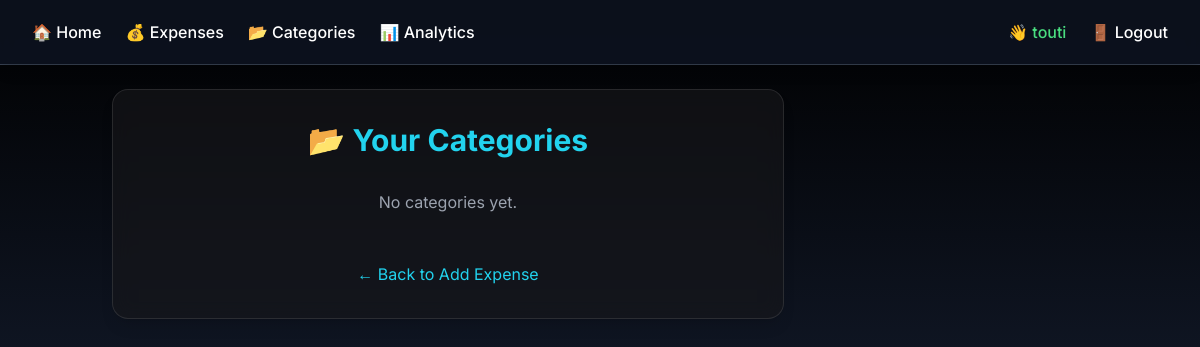
Before: /expenses/categories/ (signed in) with the older database file.
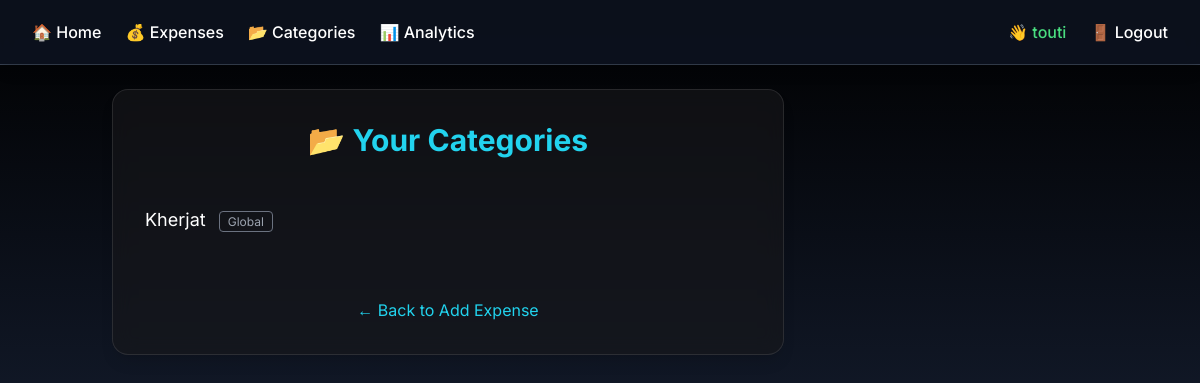
After: the same page with the newer database file.
### expenses/models.py (models this page shows, shortened)
class Category(models.Model):
    name = models.CharField(max_length=64)
    user = models.ForeignKey(User, on_delete=models.CASCADE, null=True, blank=True)

### expenses/views.py (the view)
# urls.py: path('categories/', views.category_list, name='category_list'),
@login_required
def category_list(request):
    categories = Category.objects.filter(models.Q(user=request.user) | models.Q(user__isnull=True))
    return render(request, 'expenses/category_list.html', {'categories': categories})

### expenses/templates/expenses/category_list.html (shortened to what this page needs)
{% extends 'base.html' %}
{% block content %}
<!DOCTYPE html>
<html lang="en">
<head>
    <script src="https://cdn.tailwindcss.com"></script>
</head>
<body class="bg-gradient-to-b from-black via-gray-900 to-black text-gray-100 min-h-screen flex items-center justify-center px-4 py-12">
    <div class="glass w-full max-w-2xl rounded-2xl shadow-lg p-8 space-y-8">
        <h2 class="text-3xl font-bold text-cyan-400 text-center">📂 Your Categories</h2>
        {% if categories %}
            <ul class="divide-y divide-gray-800">
                {% for category in categories %}
                    <li class="flex justify-between items-center py-4">
                        <div class="text-lg text-white">
                            {{ category.name }}
                            {% if not category.user %}
                                <span class="ml-2 px-2 py-0.5 text-xs text-gray-400 border border-gray-500 rounded">Global</span>
                            {% endif %}
                        </div>
                    </li>
                {% endfor %}
            </ul>
        {% else %}
            <div class="text-center text-gray-400 mt-6">
                <p>No categories yet.</p>
            </div>
        {% endif %}
        <div class="text-center pt-4">
            <a href="{% url 'expense_add' %}"
               class="text-cyan-400 hover:underline transition">← Back to Add Expense</a>
        </div>
    </div>
</body>
</html>
{% endblock %}

Changed rows visible on the page:
added Category: name "Kherjat", shows "Global"
Other visible differences:
text no longer shown: "No categories yet."
